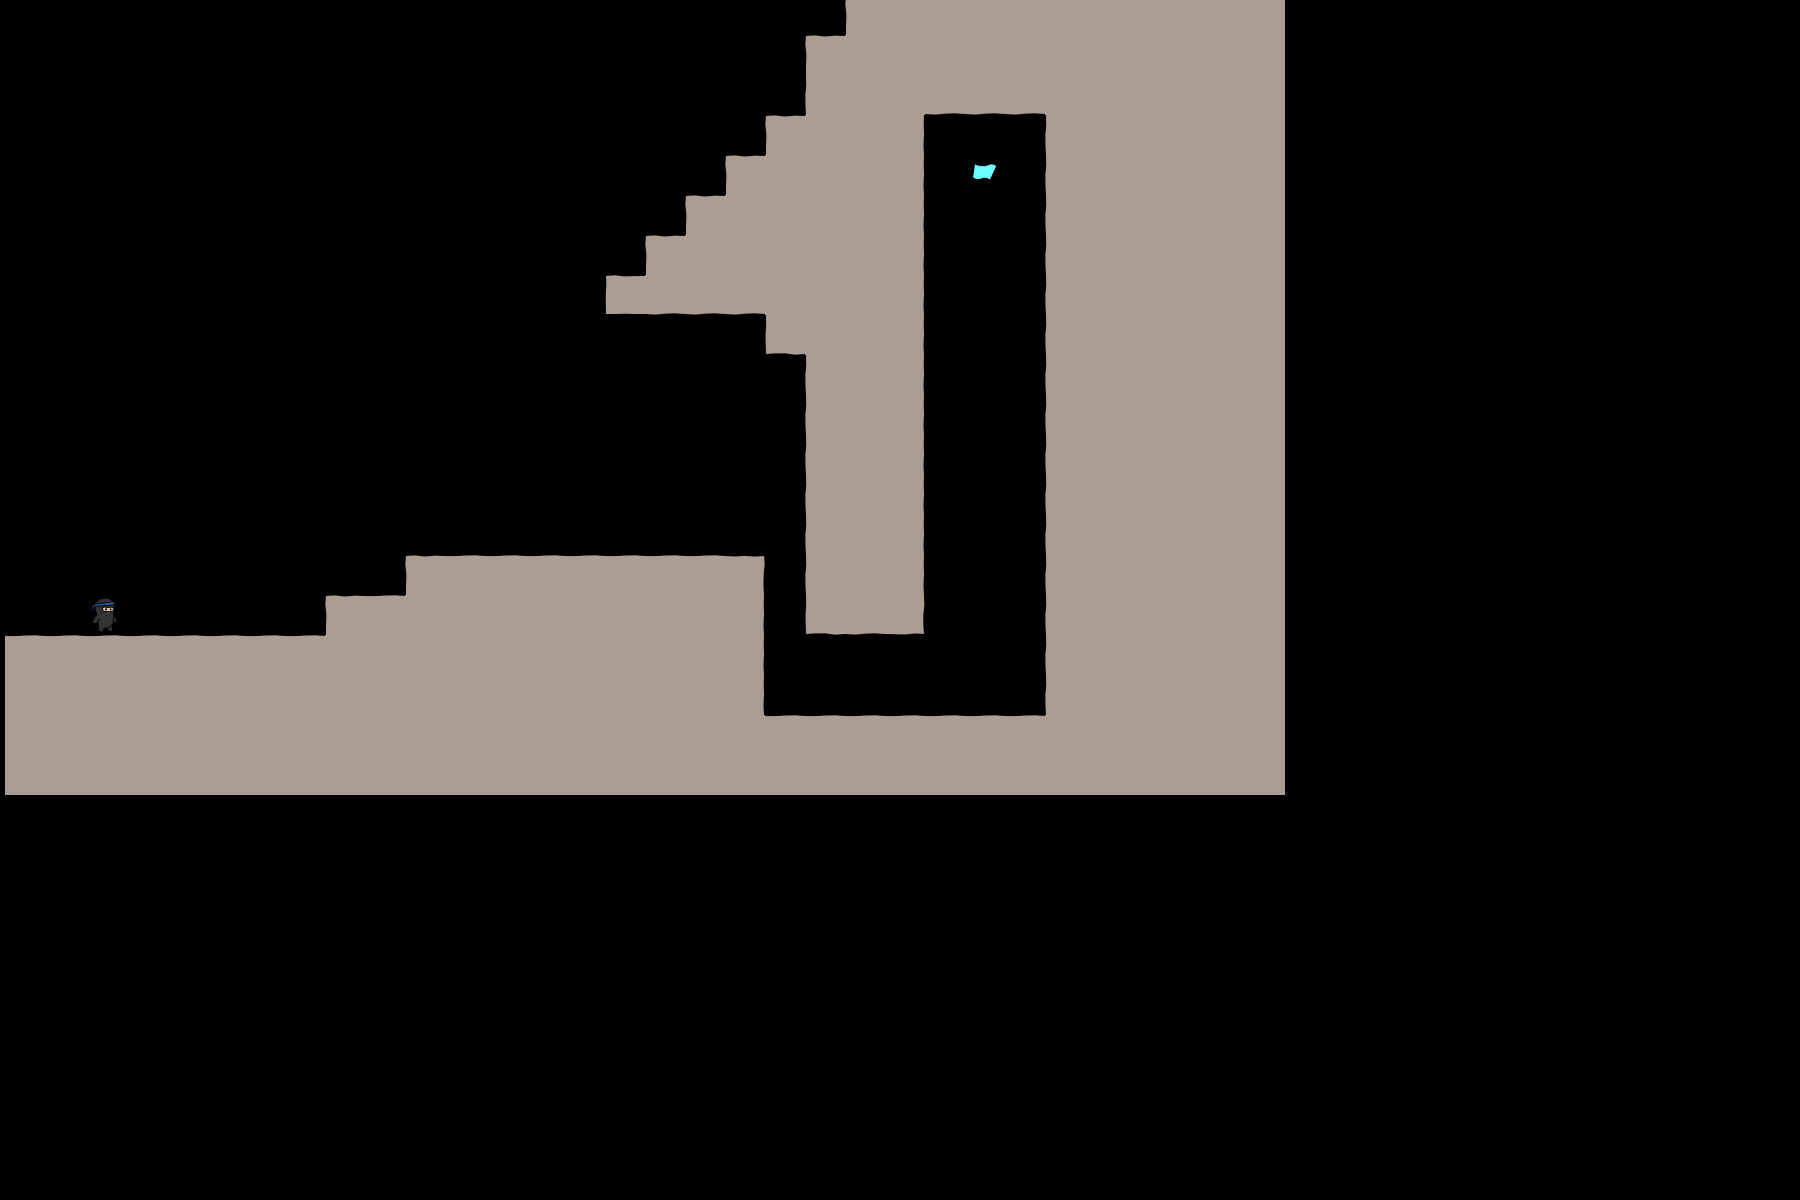

This game map was drawn from its Tiled (.tmx) file and the tilesets committed beside it. A one-line description and the full map source follow:
An orthogonal 45x30 tile map with 40x40 px tiles, 3 tile layers (bg, objects, fg), 2 tilesets.

<map version="1.0" orientation="orthogonal" width="45" height="30" tilewidth="40" tileheight="40">
 <tileset firstgid="1" name="world1" tilewidth="50" tileheight="50">
  <image source="world1.png" width="400" height="400" />
 </tileset>
 <tileset firstgid="65" name="objectpalette" tilewidth="50" tileheight="50">
  <image source="objectpalette.png" width="400" height="400" />
 </tileset>
 <layer name="bg" width="32" height="20">
  <data encoding="csv">  0,0,0,0,0,0,0,0,0,0,0,0,0,0,0,0,0,0,0,0,0,9,18,18,18,18,18,18,18,18,18,18,
  0,0,0,0,0,0,0,0,0,0,0,0,0,0,0,0,0,0,0,0,9,18,18,18,18,18,18,18,18,18,18,18,
  0,0,0,0,0,0,0,0,0,0,0,0,0,0,0,0,0,0,0,0,17,18,18,26,26,26,18,18,18,18,18,18,
  0,0,0,0,0,0,0,0,0,0,0,0,0,0,0,0,0,0,0,9,18,18,19,0,0,0,17,18,18,18,18,18,
  0,0,0,0,0,0,0,0,0,0,0,0,0,0,0,0,0,0,9,18,18,18,19,0,0,0,17,18,18,18,18,18,
  0,0,0,0,0,0,0,0,0,0,0,0,0,0,0,0,0,9,18,18,18,18,19,0,0,0,17,18,18,18,18,18,
  0,0,0,0,0,0,0,0,0,0,0,0,0,0,0,0,9,18,18,18,18,18,19,0,0,0,17,18,18,18,18,18,
  0,0,0,0,0,0,0,0,0,0,0,0,0,0,0,1,26,26,26,18,18,18,19,0,0,0,17,18,18,18,18,18,
  0,0,0,0,0,0,0,0,0,0,0,0,0,0,0,0,0,0,0,25,18,18,19,0,0,0,17,18,18,18,18,18,
  0,0,0,0,0,0,0,0,0,0,0,0,0,0,0,0,0,0,0,0,17,18,19,0,0,0,17,18,18,18,18,18,
  0,0,0,0,0,0,0,0,0,0,0,0,0,0,0,0,0,0,0,0,17,18,19,0,0,0,17,18,18,18,18,18,
  0,0,0,0,0,0,0,0,0,0,0,0,0,0,0,0,0,0,0,0,17,18,19,0,0,0,17,18,18,18,18,18,
  0,0,0,0,0,0,0,0,0,0,0,0,0,0,0,0,0,0,0,0,17,18,19,0,0,0,17,18,18,18,18,18,
  0,0,0,0,0,0,0,0,0,0,0,0,0,0,0,0,0,0,0,0,17,18,19,0,0,0,17,18,18,18,18,18,
  0,0,0,0,0,0,0,0,0,0,9,10,10,10,10,10,10,10,11,0,17,18,19,0,0,0,17,18,18,18,18,18,
  0,0,0,0,0,0,0,0,9,10,18,18,18,18,18,18,18,18,19,0,25,26,27,0,0,0,17,18,18,18,18,18,
  10,10,10,10,10,10,10,10,18,18,18,18,18,18,18,18,18,18,19,0,0,0,0,0,0,0,17,18,18,18,18,18,
  18,18,18,18,18,18,18,18,18,18,18,18,18,18,18,18,18,18,19,0,0,0,0,0,0,0,17,18,18,18,18,18,
  18,18,18,18,18,18,18,18,18,18,18,18,18,18,18,18,18,18,18,10,10,10,10,10,10,10,18,18,18,18,18,18,
  18,18,18,18,18,18,18,18,18,18,18,18,18,18,18,18,18,18,18,18,18,18,18,18,18,18,18,18,18,18,18,18
</data>
 </layer>
 <layer name="objects" width="32" height="20">
  <data encoding="csv">
  0,0,0,0,0,0,0,0,0,0,0,0,0,0,0,0,0,0,0,0,0,0,0,0,0,0,0,0,0,0,0,0,
  0,0,0,0,0,0,0,0,0,0,0,0,0,0,0,0,0,0,0,0,0,0,0,0,0,0,0,0,0,0,0,0,
  0,0,0,0,0,0,0,0,0,0,0,0,0,0,0,0,0,0,0,0,0,0,0,0,0,0,0,0,0,0,0,0,
  0,0,0,0,0,0,0,0,0,0,0,0,0,0,0,0,0,0,0,0,0,0,0,0,0,0,0,0,0,0,0,0,
  0,0,0,0,0,0,0,0,0,0,0,0,0,0,0,0,0,0,0,0,0,0,0,0,66,0,0,0,0,0,0,0,
  0,0,0,0,0,0,0,0,0,0,0,0,0,0,0,0,0,0,0,0,0,0,0,0,0,0,0,0,0,0,0,0,
  0,0,0,0,0,0,0,0,0,0,0,0,0,0,0,0,0,0,0,0,0,0,0,0,0,0,0,0,0,0,0,0,
  0,0,0,0,0,0,0,0,0,0,0,0,0,0,0,0,0,0,0,0,0,0,0,0,0,0,0,0,0,0,0,0,
  0,0,0,0,0,0,0,0,0,0,0,0,0,0,0,0,0,0,0,0,0,0,0,0,0,0,0,0,0,0,0,0,
  0,0,0,0,0,0,0,0,0,0,0,0,0,0,0,0,0,0,0,0,0,0,0,0,0,0,0,0,0,0,0,0,
  0,0,0,0,0,0,0,0,0,0,0,0,0,0,0,0,0,0,0,0,0,0,0,0,0,0,0,0,0,0,0,0,
  0,0,0,0,0,0,0,0,0,0,0,0,0,0,0,0,0,0,0,0,0,0,0,0,0,0,0,0,0,0,0,0,
  0,0,0,0,0,0,0,0,0,0,0,0,0,0,0,0,0,0,0,0,0,0,0,0,0,0,0,0,0,0,0,0,
  0,0,0,0,0,0,0,0,0,0,0,0,0,0,0,0,0,0,0,0,0,0,0,0,0,0,0,0,0,0,0,0,
  0,0,0,0,0,0,0,0,0,0,0,0,0,0,0,0,0,0,0,0,0,0,0,0,0,0,0,0,0,0,0,0,
  0,0,65,0,0,0,0,0,0,0,0,0,0,0,0,0,0,0,0,0,0,0,0,0,0,0,0,0,0,0,0,0,
  0,0,0,0,0,0,0,0,0,0,0,0,0,0,0,0,0,0,0,0,0,0,0,0,0,0,0,0,0,0,0,0,
  0,0,0,0,0,0,0,0,0,0,0,0,0,0,0,0,0,0,0,0,0,0,0,0,0,0,0,0,0,0,0,0,
  0,0,0,0,0,0,0,0,0,0,0,0,0,0,0,0,0,0,0,0,0,0,0,0,0,0,0,0,0,0,0,0,
  0,0,0,0,0,0,0,0,0,0,0,0,0,0,0,0,0,0,0,0,0,0,0,0,0,0,0,0,0,0,0,0
</data>
 </layer>
 <layer name="fg" width="32" height="20">
  <data encoding="csv">
  0,0,0,0,0,0,0,0,0,0,0,0,0,0,0,0,0,0,0,0,0,0,0,0,0,0,0,0,0,0,0,0,
  0,0,0,0,0,0,0,0,0,0,0,0,0,0,0,0,0,0,0,0,0,0,0,0,0,0,0,0,0,0,0,0,
  0,0,0,0,0,0,0,0,0,0,0,0,0,0,0,0,0,0,0,0,0,0,0,0,0,0,0,0,0,0,0,0,
  0,0,0,0,0,0,0,0,0,0,0,0,0,0,0,0,0,0,0,0,0,0,0,0,0,0,0,0,0,0,0,0,
  0,0,0,0,0,0,0,0,0,0,0,0,0,0,0,0,0,0,0,0,0,0,0,0,0,0,0,0,0,0,0,0,
  0,0,0,0,0,0,0,0,0,0,0,0,0,0,0,0,0,0,0,0,0,0,0,0,0,0,0,0,0,0,0,0,
  0,0,0,0,0,0,0,0,0,0,0,0,0,0,0,0,0,0,0,0,0,0,0,0,0,0,0,0,0,0,0,0,
  0,0,0,0,0,0,0,0,0,0,0,0,0,0,0,0,0,0,0,0,0,0,0,0,0,0,0,0,0,0,0,0,
  0,0,0,0,0,0,0,0,0,0,0,0,0,0,0,0,0,0,0,0,0,0,0,0,0,0,0,0,0,0,0,0,
  0,0,0,0,0,0,0,0,0,0,0,0,0,0,0,0,0,0,0,0,0,0,0,0,0,0,0,0,0,0,0,0,
  0,0,0,0,0,0,0,0,0,0,0,0,0,0,0,0,0,0,0,0,0,0,0,0,0,0,0,0,0,0,0,0,
  0,0,0,0,0,0,0,0,0,0,0,0,0,0,0,0,0,0,0,0,0,0,0,0,0,0,0,0,0,0,0,0,
  0,0,0,0,0,0,0,0,0,0,0,0,0,0,0,0,0,0,0,0,0,0,0,0,0,0,0,0,0,0,0,0,
  0,0,0,0,0,0,0,0,0,0,0,0,0,0,0,0,0,0,0,0,0,0,0,0,0,0,0,0,0,0,0,0,
  0,0,0,0,0,0,0,0,0,0,0,0,0,0,0,0,0,0,0,0,0,0,0,0,0,0,0,0,0,0,0,0,
  0,0,0,0,0,0,0,0,0,0,0,0,0,0,0,0,0,0,0,0,0,0,0,0,0,0,0,0,0,0,0,0,
  0,0,0,0,0,0,0,0,0,0,0,0,0,0,0,0,0,0,0,0,0,0,0,0,0,0,0,0,0,0,0,0,
  0,0,0,0,0,0,0,0,0,0,0,0,0,0,0,0,0,0,0,0,0,0,0,0,0,0,0,0,0,0,0,0,
  0,0,0,0,0,0,0,0,0,0,0,0,0,0,0,0,0,0,0,0,0,0,0,0,0,0,0,0,0,0,0,0,
  0,0,0,0,0,0,0,0,0,0,0,0,0,0,0,0,0,0,0,0,0,0,0,0,0,0,0,0,0,0,0,0
</data>
 </layer>
</map>
